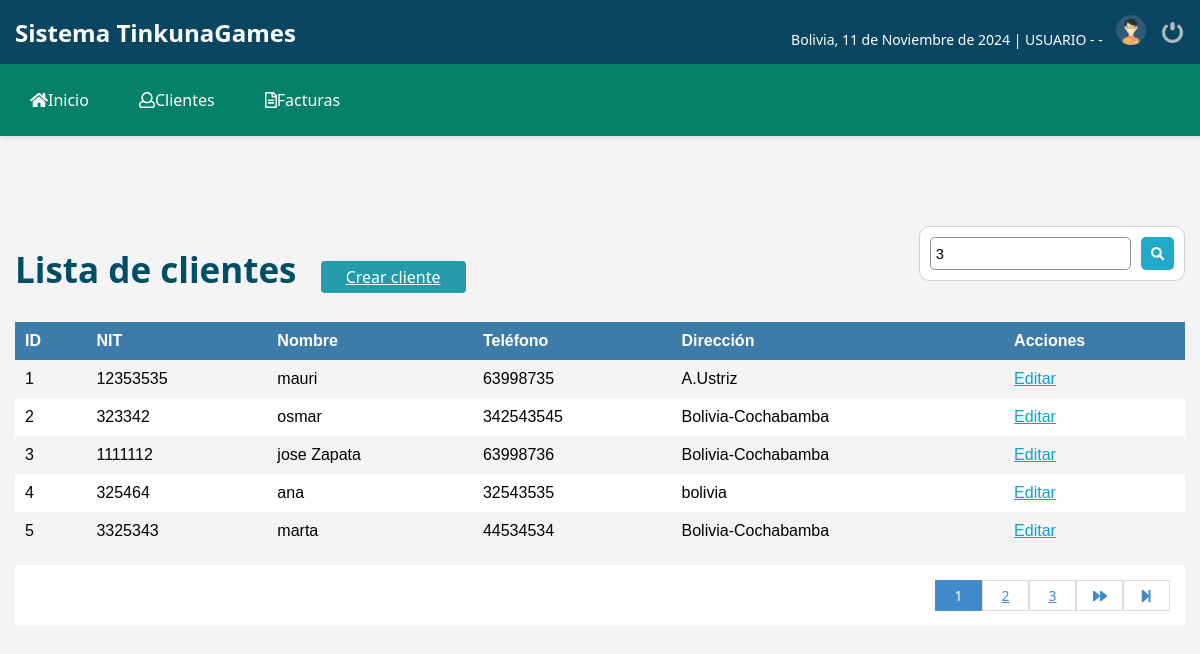
Screenshot of /buscar_cliente.php?busqueda=3 with the database file from the repository.
### tables this page shows
CREATE TABLE `clientes` (
  `idcliente` int NOT NULL,
  `nit` int DEFAULT NULL,
  `nombre` varchar(80) DEFAULT NULL,
  `telefono` int DEFAULT NULL,
  `direccion` text,
  `dateadd` datetime NOT NULL DEFAULT CURRENT_TIMESTAMP,
  `usuario_id` int NOT NULL,
  `estatus` int NOT NULL DEFAULT '1'
);

### functions.php (called while the page is built, shortened)
<?php
	function fechaC(){
		$mes = array("","Enero",
					  "Febrero",
					  "Marzo",
					  "Abril",
					  "Mayo",
					  "Junio",
					  "Julio",
					  "Agosto",
					  "Septiembre",
					  "Octubre",
					  "Noviembre",
					  "Diciembre");
		return date('d')." de ". $mes[date('n')] . " de " . date('Y');
	}
 ?>

### buscar_cliente.php (the view, shortened to what this page needs)
<?php
include "conexion.php";
include "functions.php";
$busqueda = strtolower($_REQUEST['busqueda'] ?? '');
?>
<!DOCTYPE html>
<html lang="en">
<head>
    <link rel="stylesheet" href="assets/css/admin.css">
</head>
<body>
<header>
    <div class="logo">Sistema TinkunaGames</div>
    <div class="user-info">
        <span>Bolivia, <?php echo fechaC(); ?> |
            <?php
            if ($_SESSION['rol_id'] == 1) {
                echo 'ADMIN';
            } elseif ($_SESSION['rol_id'] == 2) {
                echo 'VENDEDOR';
            } else {
                echo 'USUARIO';
            }
            ?>
            - <?php echo $_SESSION['nombre']; ?> - <?php echo $_SESSION['correo']; ?>
        </span>
        <img src="assets/img/user.png" alt="User Icon" class="user-icon">
        <a href="logout.php" class="logout-icon"><img src="assets/img/salir.png" alt="Logout"></a>
    </div>
</header>
    <?php include 'nav.php'; ?>
    <section id="container">
        <h1>Lista de clientes</h1>
        <a href="registro_cliente.php" class="btn_new">Crear cliente</a>
        <form action="buscar_cliente.php" method="get" class="form_search">
            <input type="text" name="busqueda" id="busqueda" placeholder="Buscar" value="<?php echo htmlspecialchars($busqueda); ?>">
            <button type="submit" class="btn_search"><i class="fas fa-search"></i></button>
        </form>
        <table>
            <tr>
                <th>ID</th>
                <th>NIT</th>
                <th>Nombre</th>
                <th>Teléfono</th>
                <th>Dirección</th>
                <th>Acciones</th>
            </tr>
            <?php
            $query_registro = $conn->prepare("SELECT COUNT(*) as total_registro FROM clientes
                                              WHERE (idcliente LIKE :busqueda OR nit LIKE :busqueda OR nombre LIKE :busqueda OR telefono LIKE :busqueda OR direccion LIKE :busqueda)
                                              AND estatus = 1");
            $query_registro->execute([':busqueda' => "%$busqueda%"]);
            $result_register = $query_registro->fetch(PDO::FETCH_ASSOC);
            $total_registro = $result_register['total_registro'] ?? 0;
            $por_pagina = 5;
            $pagina = isset($_GET['pagina']) ? (int)$_GET['pagina'] : 1;
            $desde = ($pagina - 1) * $por_pagina;
            $total_paginas = ceil($total_registro / $por_pagina);
            $query = $conn->prepare("SELECT * FROM clientes
                                     WHERE (idcliente LIKE :busqueda OR nit LIKE :busqueda OR nombre LIKE :busqueda OR telefono LIKE :busqueda OR direccion LIKE :busqueda)
                                     AND estatus = 1 ORDER BY idcliente ASC LIMIT :desde, :por_pagina");
            $query->bindParam(':busqueda', $busqueda_param);
            $query->bindParam(':desde', $desde, PDO::PARAM_INT);
            $query->bindParam(':por_pagina', $por_pagina, PDO::PARAM_INT);
            $query->execute();
            $result = $query->fetchAll(PDO::FETCH_ASSOC);
            if (count($result) > 0):
                foreach ($result as $data):
            ?>
            <tr>
                <td><?php echo $data["idcliente"]; ?></td>
                <td><?php echo $data["nit"]; ?></td>
                <td><?php echo htmlspecialchars($data["nombre"]); ?></td>
                <td><?php echo $data["telefono"]; ?></td>
                <td><?php echo htmlspecialchars($data["direccion"]); ?></td>
                <td>
                    <a class="link_edit" href="editar_cliente.php?id=<?php echo $data["idcliente"]; ?>">Editar</a>
                </td>
            </tr>
            <?php
                endforeach;
            endif;
            ?>
        </table>
        <?php if ($total_registro > 0): ?>
        <div class="paginador">
            <ul>
                <?php
                for ($i = 1; $i <= $total_paginas; $i++) {
                    if ($i == $pagina) {
                        echo '<li class="pageSelected">'.$i.'</li>';
                    } else {
                        echo '<li><a href="?pagina='.$i.'&busqueda='.$busqueda.'">'.$i.'</a></li>';
                    }
                }
                ?>
                <?php if ($pagina != $total_paginas): ?>
                    <li><a href="?pagina=<?php echo $pagina + 1; ?>&busqueda=<?php echo $busqueda; ?>"><i class="fas fa-forward"></i></a></li>
                    <li><a href="?pagina=<?php echo $total_paginas; ?>&busqueda=<?php echo $busqueda; ?>"><i class="fas fa-step-forward"></i></a></li>
                <?php endif; ?>
            </ul>
        </div>
        <?php endif; ?>
    </section>
</body>
</html>

### assets/css/admin.css (style rules this page uses)
body { font-family: 'Segoe UI', Tahoma, Geneva, Verdana, sans-serif; margin: 0; padding: 0; background-color: #f4f4f4; }
header { background-color: #0a4661; padding: 15px; color: white; display: flex; justify-content: space-between; align-items: center; }
.logo { font-size: 24px; font-weight: bold; }
.user-info { font-size: 14px; text-align: right; }
.user-info img { width: 30px; margin-left: 10px; }
.logout-icon img { width: 25px; }
h1 { color: #004d66; margin-top: 20px; text-align: center; }
#container { padding: 90px 15px 15px; }
#container h1 { font-size: 35px; display: inline-block; }
.btn_new { display: inline-block; background: #239baa; color: #FFF; padding: 5px 25px; border-radius: 4px; margin: 20px; }
table { border-collapse: collapse; font-size: 12pt; font-family: 'arial'; width: 100%; }
table th { text-align: left; padding: 10px; background: #3d7ba8; color: #FFF; }
table tr:nth-child(odd) { background: #FFF; }
table td { padding: 10px; }
.link_edit { color: #0ca4ce; }
.paginador ul { padding: 15px; list-style: none; background: #FFF; margin-top: 15px; display: -webkit-flex; display: -moz-flex; display: -ms-flex; display: -o-flex; display: flex; justify-content: flex-end; }
.paginador a, .pageSelected { color: #428bca; border: 1px solid #ddd; padding: 5px; display: inline-block; font-size: 14px; text-align: center; width: 35px; }
.pageSelected { color: #FFF; background: #428bca; border: 1px solid #428bca; }
.form_search { display: -webkit-flex; display: -moz-flex; display: -ms-flex; display: -o-flex; display: flex; float: right; background: initial; padding: 10px; border-radius: 10px; background: #ffff; }
.form_search .btn_search { background: #1faac8; color: #FFF; padding: 10px; border: 0; cursor: pointer; margin-left: 10px; display: -webkit-flex; display: -moz-flex; display: -ms-flex; display: -o-flex; display: flex; border-radius: 5px; ; }
form { background: #FFF; margin: auto; padding: 20px 50px; border: 1px solid #d1d1d1; }
input,select { display: block; width: 100%; font-size: 11pt; padding: 5px; border: 1px solid #85929e; border-radius: 5px; }

### rows the page displays
clientes: idcliente "1", nit "12353535", nombre "mauri", telefono "63998735", direccion "A.Ustriz"
clientes: idcliente "2", nit "323342", nombre "osmar", telefono "342543545", direccion "Bolivia-Cochabamba"
clientes: idcliente "3", nit "1111112", nombre "jose Zapata", telefono "63998736", direccion "Bolivia-Cochabamba"
clientes: idcliente "4", nit "325464", nombre "ana", telefono "32543535", direccion "bolivia"
clientes: idcliente "5", nit "3325343", nombre "marta", telefono "44534534", direccion "Bolivia-Cochabamba"

### other values shown
fechaC() "11 de Noviembre de 2024"
